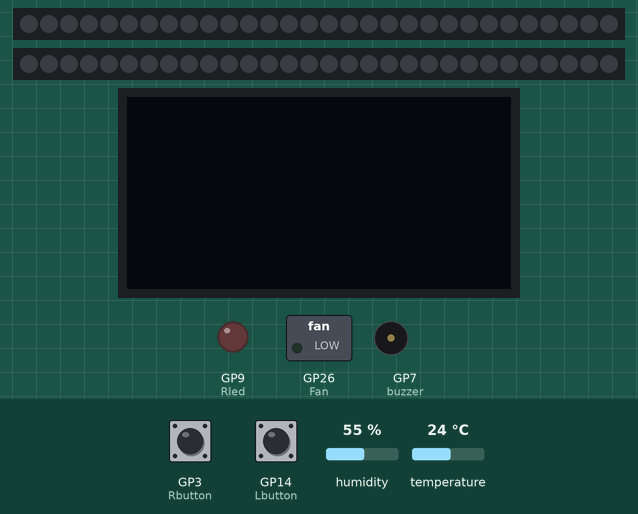
The program below on a simulated Raspberry Pi Pico running MicroPython. Shown: 2 × 30 RGB LEDs in strip order, left to right, 128×64 one-colour display, switched loads named in the program (green lamp = pin HIGH), output pins drawn as LEDs (lit = HIGH), buzzer (waves = sounding). The test bench sets the inputs (shaded band); at power-on: GP3 (Rbutton) HIGH, GP14 (Lbutton) HIGH, humidity 55 %, temperature 24 °C. The clock reads 2024-03-15 10:24:30 at power-on unless the program sets it; library files of the repository ran but are not shown: ssd1306.py, ds3231_port.py, ahtx0.py; what the program prints to the serial console is not drawn.

Above: at 4.2 s.
4.3 s: GP3 (Rbutton) pulled LOW for 1.2 s
At 5.6 s:
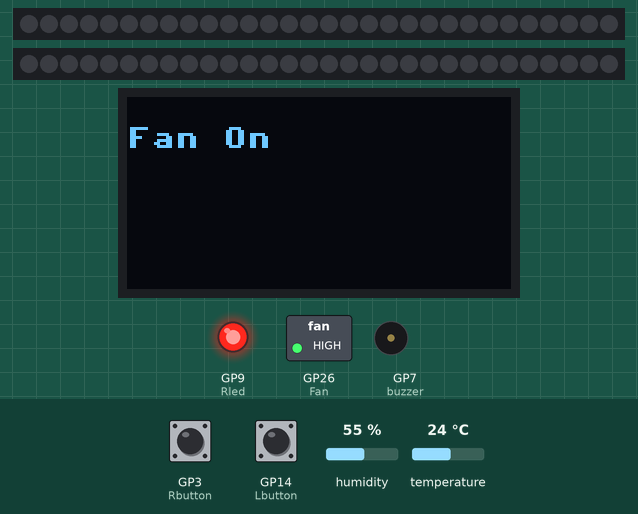
7.0 s: GP14 (Lbutton) pulled LOW for 1.2 s
At 7.8 s:
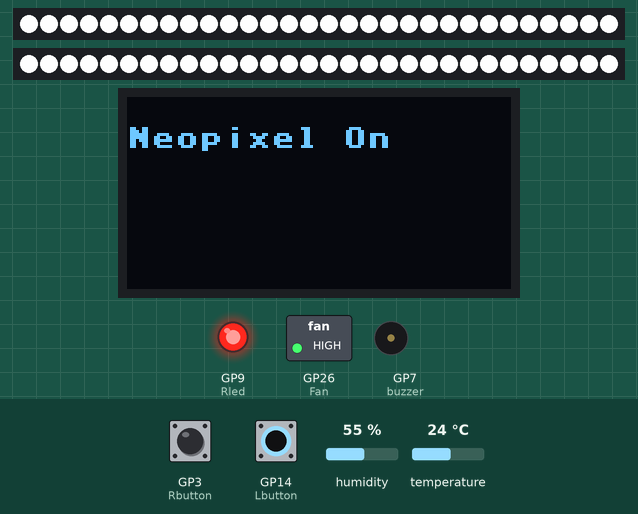
9.7 s: GP3 (Rbutton) pulled LOW for 1.2 s
At 10.9 s:
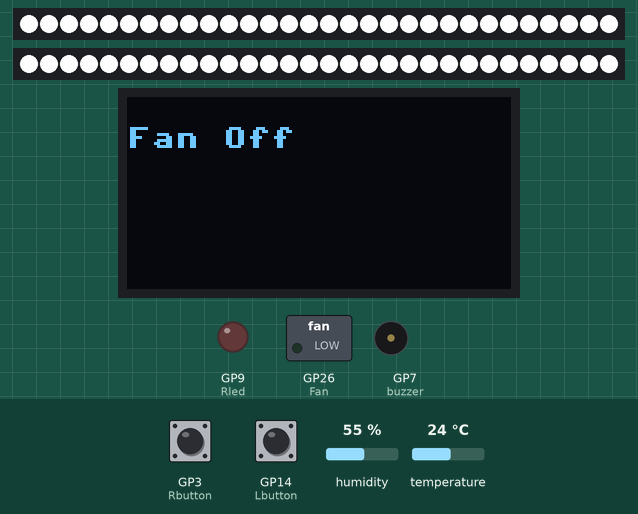
12.4 s: GP14 (Lbutton) pulled LOW for 1.2 s
At 13.1 s:
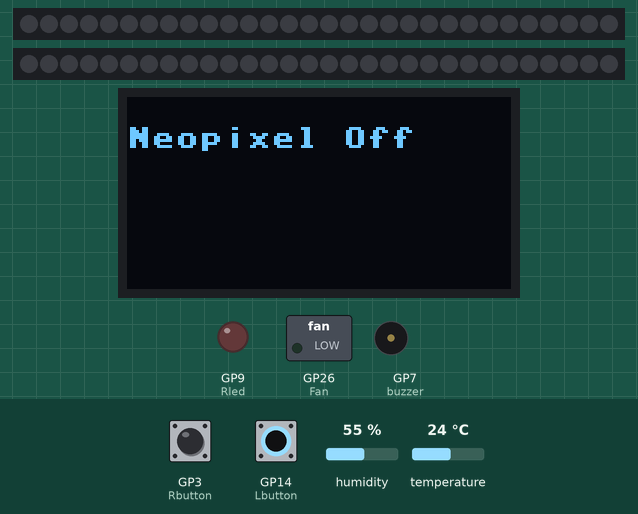
15.1 s: GP14 (Lbutton) pulled LOW for 3.2 s
At 16.4 s:
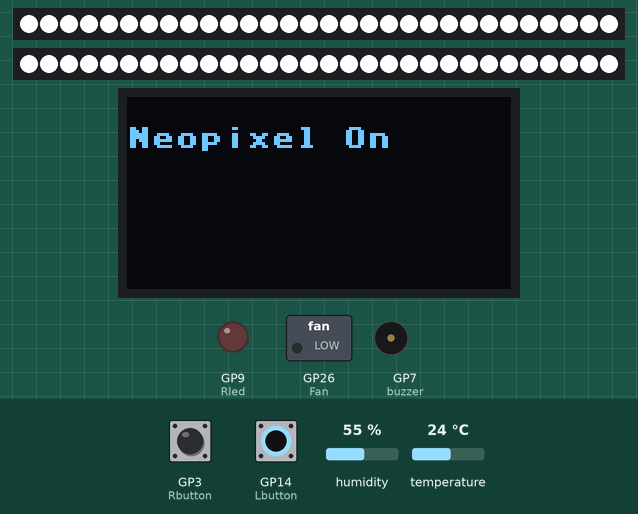
19.8 s: GP3 (Rbutton) pulled LOW for 3.2 s
At 21.0 s:
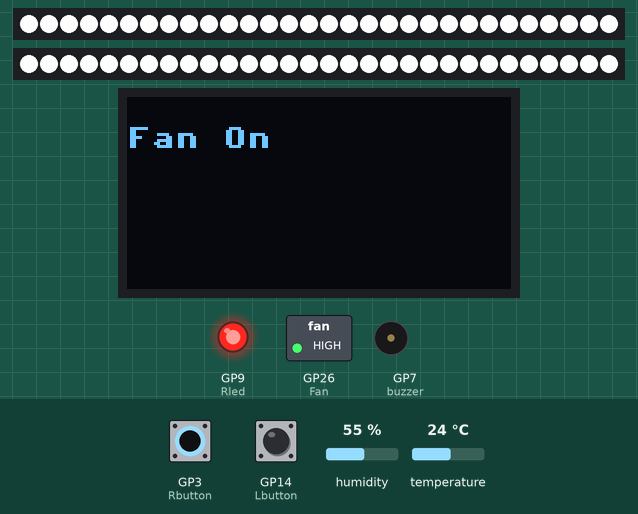
Timing chart, 0 to 22.8 s (numbered marks = the images above; inputs shaded):
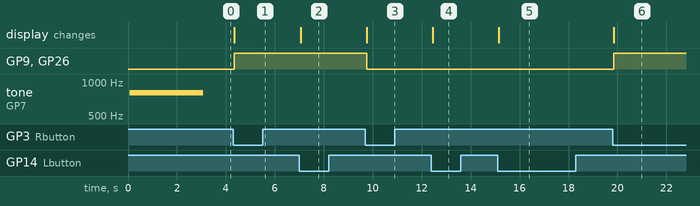

The program:

Manual.py
```python
from machine import Pin, SoftI2C, PWM
import utime
from neopixel import NeoPixel
import ssd1306
from ds3231_port import DS3231
import ahtx0


# 네오픽셀과 환풍기 핀 초기화
Rled = Pin(9, Pin.OUT)
Fan = machine.Pin(26, machine.Pin.OUT)
np0 = NeoPixel(machine.Pin(2), 30)
np1 = NeoPixel(machine.Pin(15), 30)
Rbutton = Pin(3, Pin.IN, Pin.PULL_UP)
Lbutton = Pin(14, Pin.IN, Pin.PULL_UP)

#OLED 초기화
i2c = SoftI2C(scl=Pin(5), sda=Pin(4))
oled_width = 128
oled_height = 64
oled = ssd1306.SSD1306_I2C(oled_width, oled_height, i2c)

# I2C에 연결된 DS3231 초기화
ds3231 = DS3231(i2c)
print('DS3231 time:', ds3231.get_time())

# AHT20 초기화
#i2c=machine.I2C(0,sda=machine.Pin(I2C_SDA_PIN), scl=machine.Pin(I2C_SCL_PIN), freq=400000)
#i2c=machine.I2C(i2c)
sensor = ahtx0.AHT20(i2c)

# Buzzer 초기화
buzzer = PWM(Pin(7))
buzzer.freq(800)
buzzer.duty_u16(1000)
utime.sleep(3)
buzzer.duty_u16(0)

# 버튼 상태를 추적하는 변수 초기화
Rbutton_state = False
Lbutton_state = False

# 네오픽셀 상태를 추적하는 변수 초기화
def np_on():
    for i in range(0, np0.n):
        np0[i] = (250,250,250)
    for i in range(0, np1.n):
        np1[i] = (250,250,250)
    np0.write()
    np1.write()
def np_off():
    for i in range(0, np0.n):
        np0[i] = (0,0,0)
    for i in range(0, np1.n):
        np1[i] = (0,0,0)
    np0.write()
    np1.write()

# 버튼이 눌렸을 때 호출될 핸들러 함수 정의
def Rbutton_handler(pin):
    global Rbutton_state
    # 버튼 상태 전환
    Rbutton_state = not Rbutton_state
    if Rbutton_state == True:
        # Buzzer indicator
        oled.fill(0)
        oled.show()
        oled.text('Fan On', 0, 10)
        oled.show()
    else:
        oled.fill(0)
        oled.show()
        oled.text('Fan Off', 0, 10)
        oled.show()

    print("Fan_state:", end =' ')
    print(Rbutton_state)
    Rled.value(Rbutton_state)
    Fan.value(Rbutton_state)

def Lbutton_handler(pin):
    global Lbutton_state
    # 버튼 상태 전환
    Lbutton_state = not Lbutton_state
    if Lbutton_state == True:
        # Buzzer indicator
        oled.fill(0)
        oled.show()
        oled.text('Neopixel On', 0, 10)
        oled.show()
    else:
        oled.fill(0)
        oled.show()
        oled.text('Neopixel Off', 0, 10)
        oled.show()
    print("Neopixel_state:", end =' ' )
    print(Lbutton_state)
    # np_on or np off
    if Lbutton_state == True:
        np_on()
    else:
        np_off()


# 버튼에 핸들러 등록
Rbutton.irq(trigger=Pin.IRQ_FALLING, handler=Rbutton_handler)
Lbutton.irq(trigger=Pin.IRQ_FALLING, handler=Lbutton_handler)

while True:
    #oled.fill(0)
    #current_time = ds3231.get_time()
    #formatted_time = "{:02}:{:02}".format(current_time[3], current_time[4])
    #oled.text(formatted_time, 0, 0)
    #oled.show()
    #utime.sleep(10)
    print(sensor.relative_humidity)
    utime.sleep(1)
#while True:
    #oled.fill(0)
    #oled.show()
    #oled.text(ds3231.get_time(), 0, 0)
    ##utime.sleep(0.1)
    #utime.sleep(1)
```

Measured:
- after the input at 4.3 s, GP9 (Rled), GP26 (Fan): LOW → HIGH after 0.05 s; the display: changes after 0.05 s (image 1)
- after the input at 7.0 s, the display: changes after 0.05 s (image 2)
- after the input at 9.7 s, GP9 (Rled), GP26 (Fan): HIGH → LOW after 0.05 s; the display: changes after 0.05 s (image 3)
- after the input at 12.4 s, the display: changes after 0.05 s (image 4)
- after the input at 15.1 s, the display: changes after 0.05 s (image 5)
- after the input at 19.8 s, GP9 (Rled), GP26 (Fan): LOW → HIGH after 0.05 s; the display: changes after 0.05 s (image 6)
